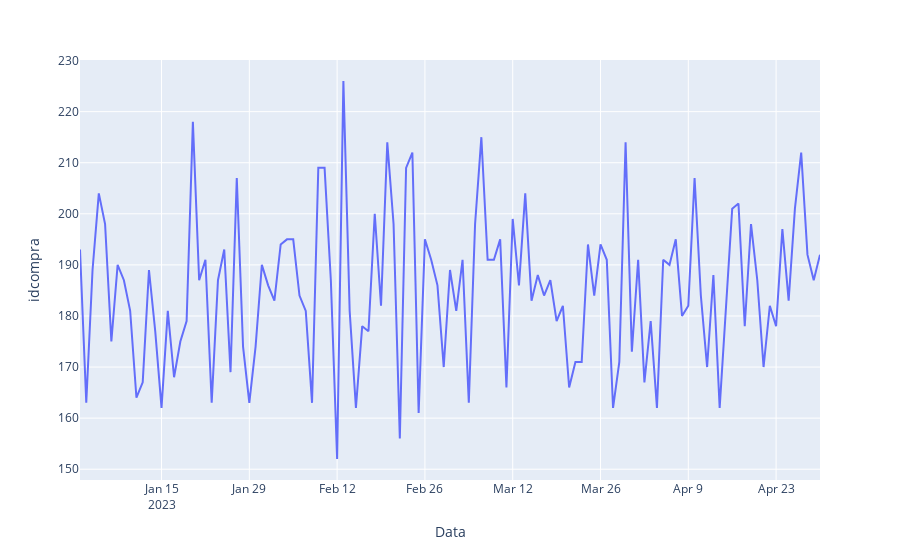

Notebook source saved alongside this figure:
### Markdown cell above
#### Gráfico de quantidade de vendas por data

### Code cell
px.line(vendas_por_data, x = 'Data', y = 'idcompra')
